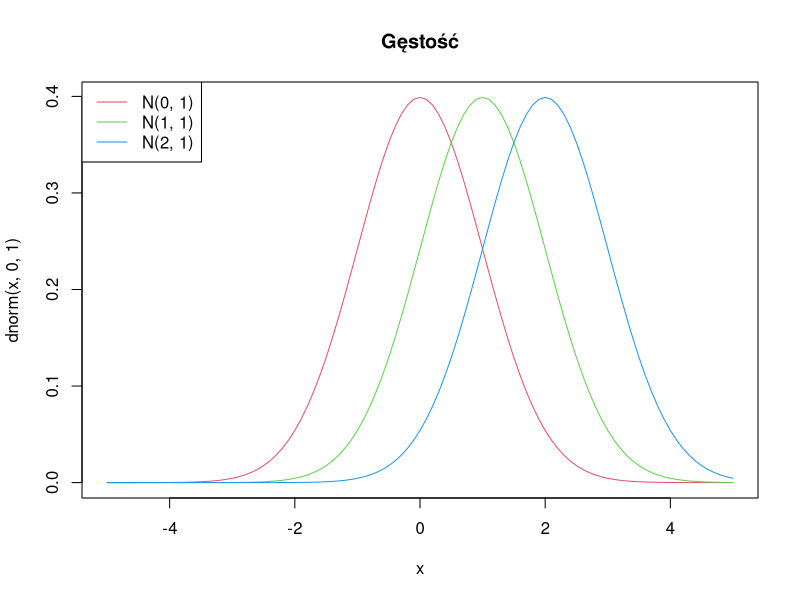
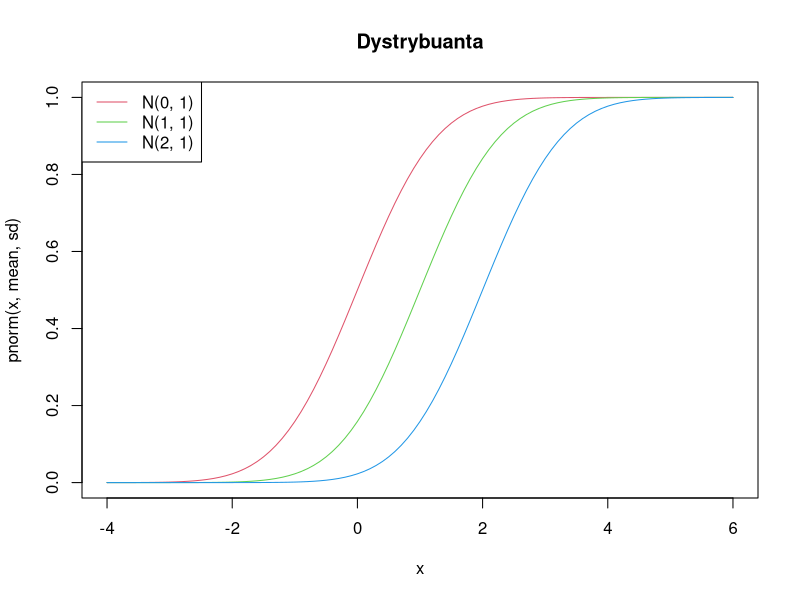
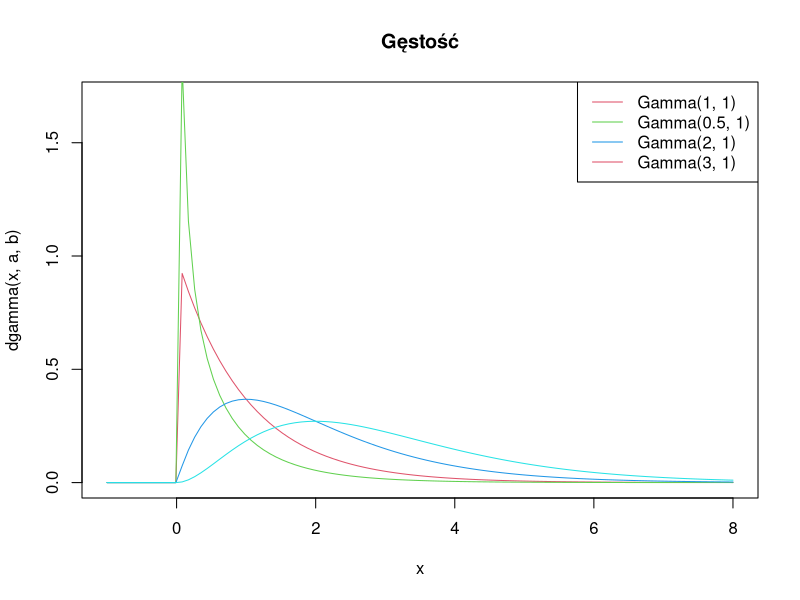
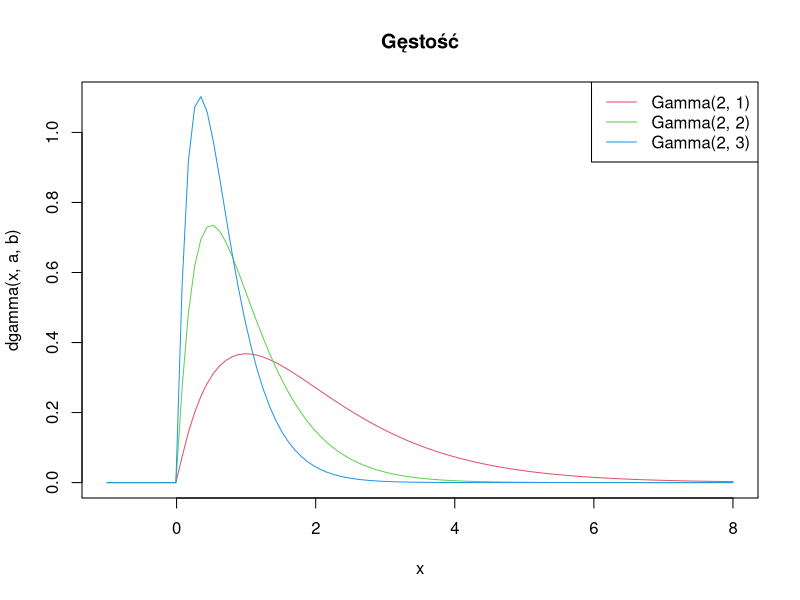
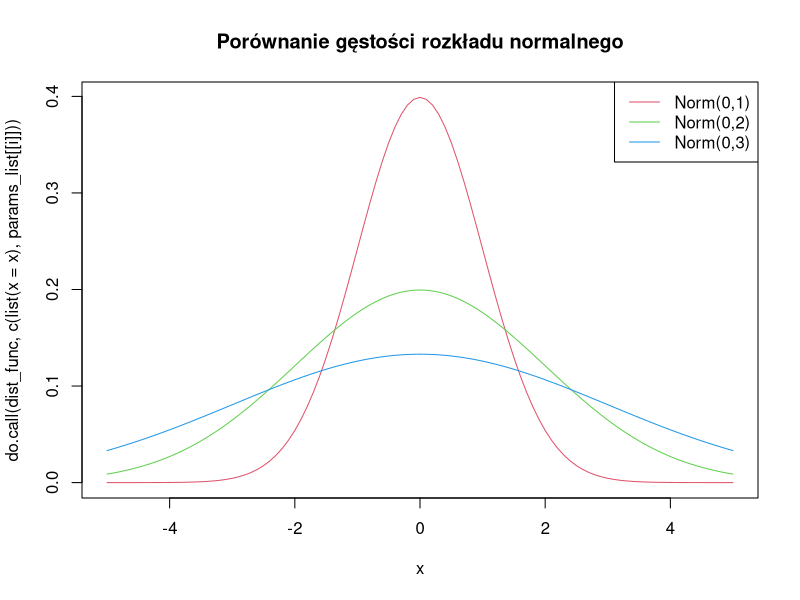
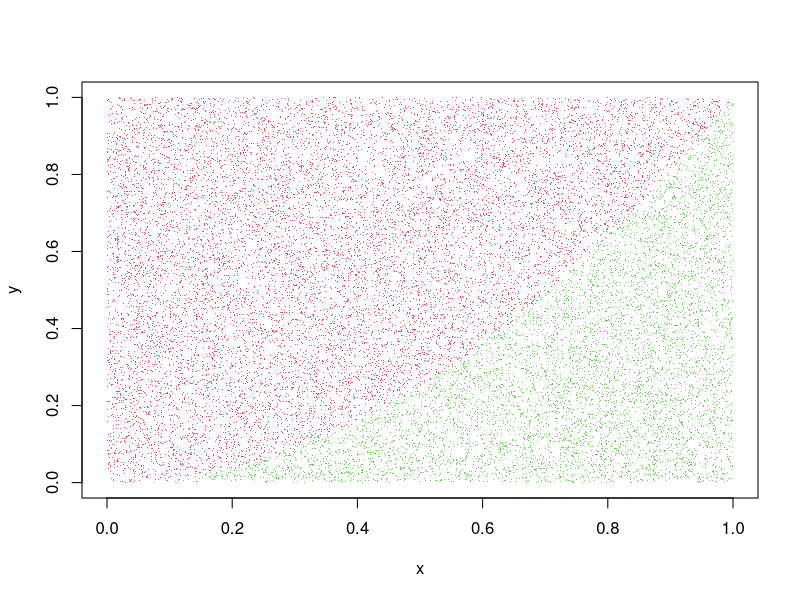
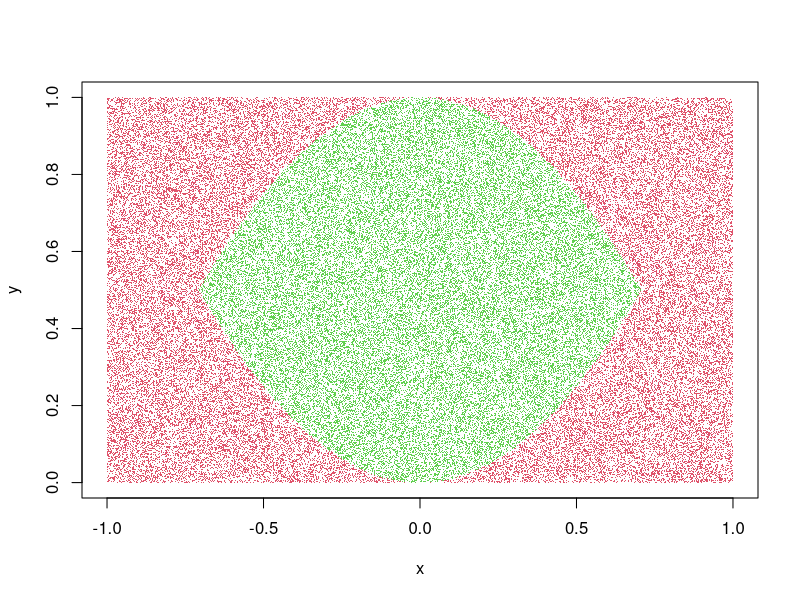

The R source for these figures, in order:
#=======================================================#
#                  STATYSTYKA MATEMATYCZNA              # 
#                     LABORATORIUM 1                    #
#=======================================================#


# Cel: wybrane rozkłady prawdopodobieństwa --------------------------------

# norm - rozkład normalny
# chisq - rozkład chi-kwadrat
# gamma - rozkład gamma
# exp - rozkład wykładniczy
# f - rozkład F-Snedecora

# d - gęstość f(x) lub rozkład prawdopodobieństwa P(X = x)
# p - dystrybuanta F(x) = P(X <= x)
# q - funkcja kwantylowa 
# r - generowanie liczb pseudolosowych


# Zadanie 1 ---------------------------------------------------------------

# a) N(0, 1), N(1, 1), N(2, 1)


# gęstośćhttps://pages.mini.pw.edu.pl/~grzegorzewskip/www/?Dydaktyka:Statystyka_matematyczna:Laboratoria

curve(dnorm(x, 0, 1), -5, 5, col = 2)
curve(dnorm(x, 1, 1), -5, 5, col = 3, add = TRUE)
curve(dnorm(x, 2, 1), -5, 5, col = 4, add = TRUE)
legend("topleft", c("N(0, 1)", "N(1, 1)", "N(2, 1)"),
       lty = 1,
       col = c(2, 3, 4),
       text.col = 1)
title("Gęstość")

# dystrybuanta

params <- list(c(0, 1), c(1, 1), c(2, 1))
colors <- seq_along(params) + 1
for (i in seq_along(params)) {
  mean <- params[[i]][1]
  sd <- params[[i]][2]
  curve(pnorm(x, mean, sd),
        xlim = c(-4, 6),
        ylim = c(0, 1),
        col = colors[i],
        add = i > 1)
}
legend("topleft", sapply(params, function(x) paste0("N(", x[1], ", ", x[2], ")")),
       lty = 1,
       col = c(2, 3, 4),
       text.col = 1)
title("Dystrybuanta")

# funkcja przeżycia 



# b) N(0, 1), N(0, 0.5), N(0, 2)


# gęstość



# dystrybuanta



# funkcja przeżycia



# Zadanie 2 ---------------------------------------------------------------

# a) 
pnorm(179, 173, 6)

# b)
pnorm(180, 173, 6) - pnorm(167, 173, 6)

# c)
1 - pnorm(181, 173, 6)

# d)
qnorm(0.6, 173, 6)


# Zadanie 3 ---------------------------------------------------------------

# a)
qnorm(0.95, 0, 1)

# b)
qt(0.99, 20)

# c)
qchisq(0.95, 10)

# d)
qf(0.99, 3, 18)


# Zadanie 4 ---------------------------------------------------------------


# a)
params <- list(c(1, 1) , c(0.5, 1) , c(2, 1) , c(3, 1))
colors <- seq_along(params) + 1
for (i in seq_along(params)) {
  a <- params[[i]][1]
  b <- params[[i]][2]
  curve(dgamma(x, a, b),
        xlim = c(-1, 8),
        ylim = c(0, 1.7),
        col = colors[i],
        add = i > 1)
}
legend("topright", sapply(params, function(x) paste0("Gamma(", x[1], ", ", x[2], ")")),
       lty = 1,
       col = c(2, 3, 4),
       text.col = 1)
title("Gęstość")

# b)
params <- list(c(2, 1) , c(2, 2) , c(2, 3))
colors <- seq_along(params) + 1
for (i in seq_along(params)) {
  a <- params[[i]][1]
  b <- params[[i]][2]
  curve(dgamma(x, a, b),
        xlim = c(-1, 8),
        ylim = c(0, 1.1),
        col = colors[i],
        add = i > 1)
}
legend("topright", sapply(params, function(x) paste0("Gamma(", x[1], ", ", x[2], ")")),
       lty = 1,
       col = c(2, 3, 4),
       text.col = 1)
title("Gęstość")


# Zadanie 5 ---------------------------------------------------------------

# dist_func: nazwa funkcji (np. dgamma, dchisq, dt)
# params_list: lista list z parametrami dla każdej krzywej
# xlim: zakres osi X
# ylim: zakres osi Y (opcjonalny)
# main: tytuł wykresu
# labels: wektor nazw do legendy (opcjonalny)

plot_distributions <- function(dist_func, 
                               params_list, 
                               xlim, 
                               ylim = NULL, 
                               main,
                               labels = NULL) {
  colors <- seq_along(params_list) + 1
  for (i in seq_along(params_list)) {
    a <- params[[i]][1]
    b <- params[[i]][2]
    curve(do.call(dist_func, c(list(x = x), params_list[[i]])),
          xlim = xlim,
          ylim = ylim,
          col = colors[i],
          add = i > 1)
  }
  legend("topright", labels,
         lty = 1,
         col = colors,
         text.col = 1)
  title(main)
}

# --- Przykład użycia ---

params <- list(
  list(mean = 0, sd = 1),
  list(mean = 0, sd = 2),
  list(mean = 0, sd = 3)
)

plot_distributions(dnorm, 
                   params, 
                   xlim = c(-5, 5), 
                   main = "Porównanie gęstości rozkładu normalnego",
                   labels = c("Norm(0,1)", "Norm(0,2)", "Norm(0,3)"))


# Zadanie 6 ---------------------------------------------------------------



# Zadanie 7 ---------------------------------------------------------------



# Zadanie 8 ---------------------------------------------------------------


# a)



# b) 



# c) 



# Zadanie 9 ---------------------------------------------------------------

dgeom(0, 0.1)
dgeom(1, 0.1)
dgeom(2, 0.1)
1 - pgeom(10, 0.1)

# Zadanie 10 --------------------------------------------------------------

dhyper(0, 5, 200 - 5, 10)

# Zadanie 11 --------------------------------------------------------------


# a)

1 - pexp(1000, 0.0001)
1 - pexp(10000, 0.0001)
1 - pexp(30000, 0.0001)

# b)

qexp(0.1, 0.0001)

# Zadanie 12 --------------------------------------------------------------


# a)

n <- 20000
x <- runif(n)
y <- runif(n)
z <- y < x^2
plot(x, y, pch = '.', col = z + 2)
mean(z)

# b)

n <- 100000
xlim <- c(-1, 1)
ylim <- c(0, 1)
x <- runif(n, xlim[1], xlim[2])
y <- runif(n, ylim[1], ylim[2])
z <- (x^2 < y) & (y < 1 - x^2)
plot(x, y, pch = '.', col = z + 2)
mean(z) * (xlim[2] - xlim[1]) * (ylim[2] - ylim[1])
